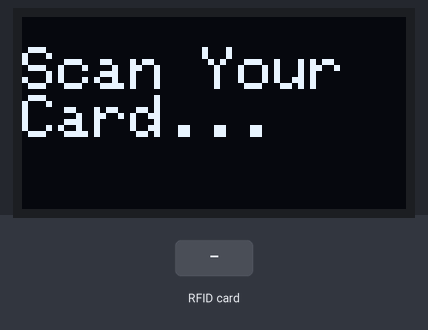
Simulated run of this sketch. Board: Arduino Uno, built with avr-gcc and run on an emulated ATmega328P. On the bench: 128×64 one-colour display. The test bench sets the inputs (shaded band). What the sketch prints to the serial monitor is not drawn.

Above: at 3.3 s.
3.4 s: RFID card E0 6D AE 10 held to the reader
At 4.0 s:
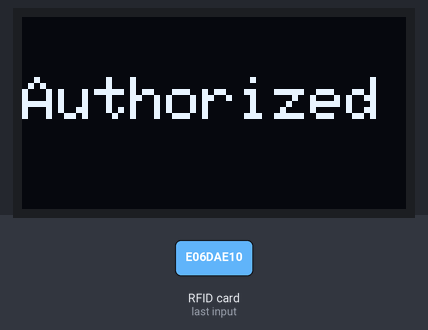
4.9 s: RFID card 5E 7A 19 C4 held to the reader
At 7.3 s:
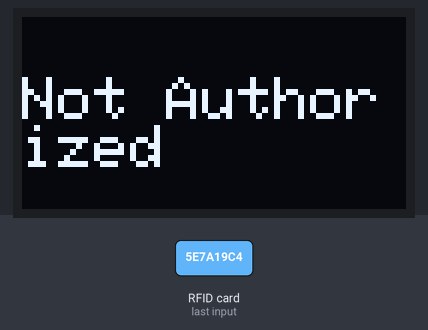
Timing chart, 0 to 8.8 s (numbered marks = the images above; inputs shaded):
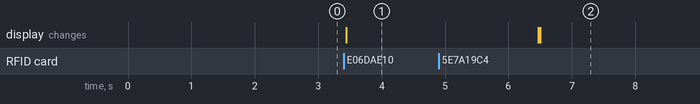

The sketch:

Arduino_RFID_OLED.ino
```cpp
#include <SPI.h>
#include <MFRC522.h>
#include <Wire.h>
#include <Adafruit_GFX.h>
#include <Adafruit_SSD1306.h>

// Define RFID pins
#define RST_PIN 9    // Reset pin for RC522
#define SS_PIN 10    // SDA pin for RC522

// OLED display settings
#define SCREEN_WIDTH 128
#define SCREEN_HEIGHT 64
#define OLED_RESET -1
Adafruit_SSD1306 display(SCREEN_WIDTH, SCREEN_HEIGHT, &Wire, OLED_RESET);

// Create RFID object
MFRC522 mfrc522(SS_PIN, RST_PIN);

// Authorized RFID card UID (replace this with your card's UID)
byte authorizedUID[4] = {0xE0, 0x6D, 0xAE, 0x10};  // Example UID (change it to your card's UID)

void setup() {
  // Initialize serial communication for debugging
  Serial.begin(9600);
  while (!Serial);

  // Initialize OLED display
  if (!display.begin(SSD1306_SWITCHCAPVCC, 0x3C)) {
    Serial.println(F("OLED allocation failed"));
    for (;;);
  }
  display.clearDisplay();
  display.setTextSize(1);
  display.setTextColor(WHITE);

  // Initialize SPI and RFID
  SPI.begin();
  mfrc522.PCD_Init();

  // Welcome message
  display.setCursor(0, 10);
  display.setTextSize(2);
  display.print("Scan Your Card...");
  display.display();
  delay(2000);
  display.clearDisplay();
}

void loop() {
  // Look for new cards
  if (!mfrc522.PICC_IsNewCardPresent() || !mfrc522.PICC_ReadCardSerial()) {
    return;
  }

  // Get the UID of the card
  byte readUID[4];
  for (byte i = 0; i < 4; i++) {
    readUID[i] = mfrc522.uid.uidByte[i];
  }

  // Check if the scanned card is authorized
  if (checkUID(readUID)) {
    display.clearDisplay();
    display.setCursor(0, 20);
    display.setTextSize(2);
    display.print("Authorized");
    display.display();
    Serial.println("Access Granted");
  } else {
    display.clearDisplay();
    display.setCursor(0, 20);
    display.setTextSize(2);
    display.print("Not Authorized");
    display.display();
    Serial.println("Access Denied");
  }

  // Halt PICC
  mfrc522.PICC_HaltA();
  delay(3000);  // Wait for 3 seconds before clearing the screen
  display.clearDisplay();
  display.setCursor(0, 10);
  display.setTextSize(2);
  display.print("Scan Your Card...");
  display.display();
}

// Function to check if UID matches the authorized UID
bool checkUID(byte uid[]) {
  for (byte i = 0; i < 4; i++) {
    if (uid[i] != authorizedUID[i]) {
      return false;
    }
  }
  return true;
}
```

Measured:
- after the input at 3.4 s, the display: changes at once (image 1)
- after the input at 4.9 s, the display: first differs from a run without the input after 1.6 s (image 2)
